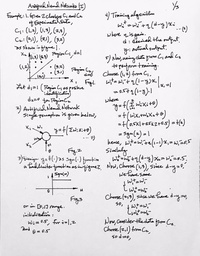
//> input picture IP120-AI-DL/2018F/2018F-7-107-Feedford1.jpg, 200 x 256 px, shrunk from 1000 x 1280 before the run
$ ./1drawContourOrientation 2018F-7-107-Feedford1.jpg   (built with g++ and OpenCV 4)
//> lines starting //> are read from the running program, lines starting //| are printed output that depends on the picture; after the words box and inside, x2 and y2 are one past the last pixel; in counts of white or black regions, pixels touching at a corner belong together
/*-------------------------------------------------------*
 * Program: findContour.cpp;  CTI One Corp. HL           *
 * Date:    Sept. 2018;                                  *
 * Purpose: Demo contour computations                    *
 * Another related program: createImage.cpp for          *
 *         the purpose of creating test pattern          *
 *         image to verify the contour computation.      *
 * Note: (1) this program reads input image and finds    *
 *       contours;                                       *
 *       (2) then it computes angle of each              *
 *       contour segment and its magnitude based         *
 *       Harry Li's definition, however this program     *
 *       implementation for angle and magnitude          *
 *       computation is unverified, YOU WILL NEED TO     *
 *       VERIFY THIS CODE FOR THAT COMPUTATION.          *
 *       (3) Compilation & build, you will have to use   *
 *       C++ 11 compiler to handle stof( )               *
 *       string to float function, just add 1st line     *
 *       to Cmakelists.txt as follows:                   *
 *                                                     　　*
 *  set(CMAKE_CXX_FLAGS "${CMAKE_CXX_FLAGS} -std=c++11") *
 *-------------------------------------------------------*/

#include <iostream>
#include <fstream>
#include <string>

#include <unistd.h> //usleep( )
#include <math.h>   //sin( )
#include "opencv2/opencv_modules.hpp"
#include "opencv2/highgui/highgui.hpp"
#include "opencv2/imgproc.hpp"
#define PI (atan(1)*4)

using namespace std;
using namespace cv;

RNG rng(12345);
template<typename Out>
void split(const std::string &s, char delim, Out result) {
    std::stringstream ss(s);
    std::string item;
    while (std::getline(ss, item, delim)) {
        *(result++) = item;
    }
}
std::vector<std::string> split(const std::string &s, char delim) {
    std::vector<std::string> elems;
    split(s, delim, std::back_inserter(elems));
    return elems;
}

void draw_orientation(float alpha_in, Size s)
{
      Mat frame_background(s.height, s.width, CV_8UC3,
		Scalar(255, 255, 255));//creat a frame with black background
      //float alpha_in;
      string line;
      Point pre_P, P, nex_P;
      float alpha, distance;

      /*********Load contours atribute from a data file*******/
      ifstream infile("contours_data.txt", ifstream::in);
      if(!infile.good()) {
        cout << "Error to read config file\n";
      }
      while(getline(infile, line, '\n')) {
	string sStr = line.substr(line.find_first_of('[')+1, line.find_first_of(']')-1);
	vector<string> vStr = split(sStr, ',');
	pre_P=P; //get previous point
        try {
	    P.x = std::stof(vStr.at(0));
	    P.y = std::stof(vStr.at(1));
	    alpha = std::stof(vStr.at(2));
	    distance = std::stof(vStr.at(3));
        } catch (const std::exception& e) {
            cout << "Error in read config file, check config file content format\n";
            infile.close();
        }
	nex_P.x = P.x + roundf(distance * cos(alpha*PI/180));//get next point,
	nex_P.y = P.y + roundf(distance * sin(alpha*PI/180));
	if (alpha >= alpha_in-0.01 && alpha <= alpha_in+0.01 ){
	    cout << "Pre, Cur, Nex Points has angle= "<< alpha_in << ": " <<
		     pre_P << " " << P << " " << nex_P << endl;
	}
	arrowedLine(frame_background, P, nex_P, Scalar(0,0,255), 1, 8);
    }
    infile.close();
    namedWindow( "79 contour_orientation", WINDOW_NORMAL );
    imshow( "79 contour_orientation", frame_background);
    imwrite( "CHAIN_APPROX_NONE.jpg", frame_background );
}

int main( int, char** argv )
{
  	Mat frame, frame_gray, frame_blur;
	Mat frame_down, frame_tmp, frame_canny;
	float alpha_in;
	frame = imread( argv[1], IMREAD_COLOR);
//> frame is the input picture: 256 rows x 200 cols, CV_8UC3; mean B, G, R 228.1, 225.2, 227.2

	if (!frame.data)
	{
	printf("No image data \n");
	return -1;
	}

      	cout << "Please enter alpha angle (Ex: 45, -45,..) : ";
      	cin >> alpha_in;
//> the answer given: 0.5
      	cout << endl;

        frame_tmp = frame;

	namedWindow("101 Display Image", WINDOW_AUTOSIZE);
	imshow("101 Display Image", frame);

	GaussianBlur( frame_tmp, frame_blur, Size( 5, 5 ), 20.0, 20.0 );
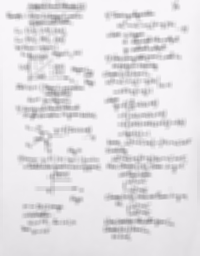
//> frame_blur: 256 rows x 200 cols, CV_8UC3; mean B, G, R 228.2, 225.3, 227.2

	Mat frame_binary, frame_blur_gray;
	cvtColor(frame_blur, frame_blur_gray, cv::COLOR_BGR2GRAY);

    	cv::Scalar mean,stddev; //0:1st channel, 1:2nd channel and 2:3rd channel
   	meanStdDev(frame_blur_gray,mean,stddev,cv::Mat());
//> mean = Scalar(226.3); stddev = Scalar(18.73)

  	threshold( frame_blur_gray, frame_binary, mean.val[0] - 0.5*stddev.val[0], 255, 0 );
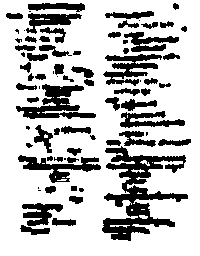
//> frame_binary: 256 rows x 200 cols, CV_8UC1; 74.8% white; 75 black regions (17 under 20 px)

	vector<vector<Point> > contours_CCOMP ;
	vector<Vec4i> hierarchy_TREE, hierarchy_CCOMP;
	vector<vector<Vec4f> > newcontours;

	findContours( frame_binary, contours_CCOMP, hierarchy_CCOMP,
                  RETR_CCOMP, CHAIN_APPROX_NONE, Point(0, 0) );
//> contours_CCOMP = 102 contours, 39 with area under 20; largest, box (x1, y1, x2, y2) and area: (0, 0, 200, 256) 50745, (101, 145, 189, 242) 3690, (15, 83, 97, 120) 1407, (102, 53, 163, 87) 1064, (17, 154, 102, 184) 1010

	Mat drawing_CCOMP = Mat::zeros( frame_binary.size(), CV_8UC3 );

	/*****orientation****/
  	for( int i = 0; i< contours_CCOMP.size(); i++ ) {
       	 Scalar color = Scalar( rng.uniform(200, 255),
                                rng.uniform(200,255), rng.uniform(200,255) );
       	 drawContours( drawing_CCOMP, contours_CCOMP, i, color, 2, 8,
                                hierarchy_CCOMP, 0, Point());
	 cout << "countour " << i << " [ne, pr, ch, pa]: "
		     << hierarchy_CCOMP [i] << endl;
     	}
//> this loop made 102 passes
//| countour 0 [ne, pr, ch, pa]: [1, -1, -1, -1]
//| countour 1 [ne, pr, ch, pa]: [2, 0, -1, -1]
//| countour 2 [ne, pr, ch, pa]: [3, 1, -1, -1]
//| countour 3 [ne, pr, ch, pa]: [4, 2, -1, -1]
//| countour 4 [ne, pr, ch, pa]: [5, 3, -1, -1]
//| countour 5 [ne, pr, ch, pa]: [6, 4, -1, -1]
//| countour 6 [ne, pr, ch, pa]: [7, 5, -1, -1]
//| countour 7 [ne, pr, ch, pa]: [8, 6, -1, -1]
//> (output is shown up to pass 8 of 102)
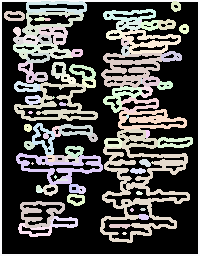
//> drawing_CCOMP: 256 rows x 200 cols, CV_8UC3; mean B, G, R 82.3, 84.1, 85.5

	imshow("134 drawing_CCOMP ", drawing_CCOMP);

	//Print out all points of hierachy_CCOMP's contours
	vector<Vec4f> vector_tmp;
	for (int i=0; i<contours_CCOMP.size(); i++) {
    	 cout << "hierarchy_CCOMP Contour has point" << i <<endl;
	 for (int j=1; j<contours_CCOMP[i].size(); j++) {
          float alpha, distance, alpha_degree;
	  cout << contours_CCOMP[i][j] << endl;
	  if((contours_CCOMP[i][j].x - contours_CCOMP[i][j-1].x)!=0) {
	    alpha = atan ((contours_CCOMP[i][j].y - contours_CCOMP[i][j-1].y)/
			 (contours_CCOMP[i][j].x - contours_CCOMP[i][j-1].x));
	    }
          else {
	   alpha = PI/2;
	   }
	  distance = sqrt (pow((contours_CCOMP[i][j].x -
			   contours_CCOMP[i][j-1].x),2) +
			   pow((contours_CCOMP[i][j].y -
			   contours_CCOMP[i][j-1].y),2));
			   alpha_degree = alpha*180/PI;
	  vector_tmp.push_back(Vec4f(contours_CCOMP[i][j-1].x,
			   contours_CCOMP[i][j-1].y,
			   alpha_degree, distance));
	  } //inner for-loop
	  newcontours.push_back(vector_tmp);
	}   //outer for-loop
//> after the loop, vector_tmp = 6218 items, first 8: [123, 233, 0, 1], [124, 233, 0, 1], [125, 233, 0, 1], [110, 225, 90, 1], [110, 226, 0, 1], [111, 226, 0, 1], [112, 226, 0, 1], [113, 226, 0, 1]; newcontours = 102 items

	std:: ofstream output_file("./contours_data.txt");
	for(size_t i=0; i<newcontours.size(); i++) {
	  cout << "contour " << " " << i <<":" <<endl;
	  for(size_t j=1; j<newcontours[i].size(); j++){
	    cout << newcontours[i][j] <<endl;
	    if(output_file.is_open()){
	    output_file <<newcontours[i][j]<<endl;
	    }
	    else {
	      cout << "Error in opening file! \n";
		}
	 } //inner for-loop
	}  //outer for-loop

	output_file.close();
	Size s = frame.size();
//> s = Size(200, 256)
	draw_orientation(alpha_in, s);

	waitKey(0);
	return 0;
}

$ run again, on IP120-AI-DL/2018F/2018F-7-107-Feedford2.jpg
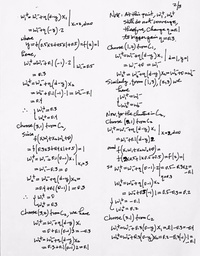
//> input picture IP120-AI-DL/2018F/2018F-7-107-Feedford2.jpg, 200 x 256 px, shrunk from 1000 x 1280 before the run
//> frame is the input picture: 256 rows x 200 cols, CV_8UC3; mean B, G, R 230.5, 227.6, 229.6
//> mean = Scalar(228.6); stddev = Scalar(20.13)
//> `threshold( frame_blur_gray, frame_binary, mean.val[0] - 0.5*stddev.val..`:
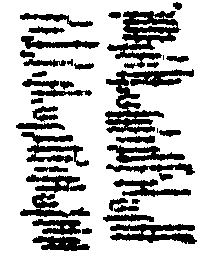
//> frame_binary: 256 rows x 200 cols, CV_8UC1; 72.6% white; 39 black regions (2 under 20 px)
//> contours_CCOMP = 62 contours, 18 with area under 20; largest, box (x1, y1, x2, y2) and area: (0, 0, 200, 256) 50745, (104, 68, 195, 135) 2432, (106, 10, 182, 70) 2328, (109, 223, 198, 245) 1259, (20, 131, 90, 168) 1126
//> the loop `for( int i = 0; i< contours_CCOMP.size(); i++ )` made 62 passes
//| countour 0 [ne, pr, ch, pa]: [1, -1, -1, -1]
//| countour 1 [ne, pr, ch, pa]: [2, 0, -1, -1]
//| countour 2 [ne, pr, ch, pa]: [3, 1, -1, -1]
//| countour 3 [ne, pr, ch, pa]: [4, 2, -1, -1]
//| countour 4 [ne, pr, ch, pa]: [5, 3, -1, -1]
//> (output is shown up to pass 5 of 62)
//> after the loop `for( int i = 0; i< contours_CCOMP.size(); i++ )`:
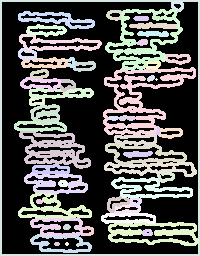
//> drawing_CCOMP: 256 rows x 200 cols, CV_8UC3; mean B, G, R 86.6, 88, 87.6
//> the loop `for (int i=0; i<contours_CCOMP.size(); i++)` made 62 passes
//| hierarchy_CCOMP Contour has point0
//| hierarchy_CCOMP Contour has point1
//| hierarchy_CCOMP Contour has point2
//| hierarchy_CCOMP Contour has point3
//| hierarchy_CCOMP Contour has point4
//> (output is shown up to pass 5 of 62)
//> after the loop `for (int i=0; i<contours_CCOMP.size(); i++)`: vector_tmp = 6362 items, first 8: [66, 243, 90, 1], [66, 244, -45, 1.41], [55, 243, 45, 1.41], [56, 244, 0, 1], [57, 244, -45, 1.41], [58, 243, 0, 1], [57, 243, 0, 1], [146, 230, -45, 1.41]; newcontours = 62 items
//> the loop `for(size_t i=0; i<newcontours.size(); i++)` made 62 passes
//| contour  0:
//| contour  1:
//| contour  2:
//| contour  3:
//| contour  4:
//> (output is shown up to pass 5 of 62)

$ run again, on IP120-AI-DL/2018F/2018F-7-107-Feedford3.jpg
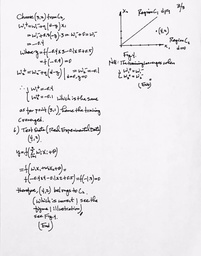
//> input picture IP120-AI-DL/2018F/2018F-7-107-Feedford3.jpg, 201 x 256 px, shrunk from 1006 x 1280 before the run
//> frame is the input picture: 256 rows x 201 cols, CV_8UC3; mean B, G, R 237, 234, 236
//> mean = Scalar(235.1); stddev = Scalar(16.63)
//> `threshold( frame_blur_gray, frame_binary, mean.val[0] - 0.5*stddev.val..`:
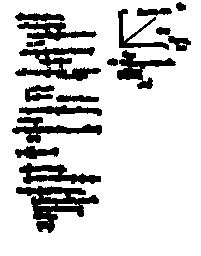
//> frame_binary: 256 rows x 201 cols, CV_8UC1; 82% white; 18 black regions
//> contours_CCOMP = 32 contours, 10 with area under 20; largest, box (x1, y1, x2, y2) and area: (0, 0, 201, 256) 51000, (15, 185, 100, 234) 1970, (14, 46, 102, 82) 1592, (18, 162, 102, 185) 1074, (11, 116, 103, 144) 1022
//> the loop `for( int i = 0; i< contours_CCOMP.size(); i++ )` made 32 passes
//| countour 0 [ne, pr, ch, pa]: [1, -1, -1, -1]
//| countour 1 [ne, pr, ch, pa]: [2, 0, -1, -1]
//| countour 2 [ne, pr, ch, pa]: [3, 1, -1, -1]
//| countour 3 [ne, pr, ch, pa]: [4, 2, -1, -1]
//| countour 4 [ne, pr, ch, pa]: [5, 3, -1, -1]
//> (output is shown up to pass 5 of 32)
//> after the loop `for( int i = 0; i< contours_CCOMP.size(); i++ )`:
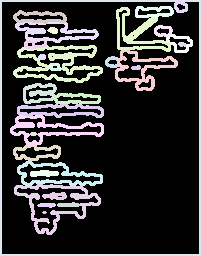
//> drawing_CCOMP: 256 rows x 201 cols, CV_8UC3; mean B, G, R 53.3, 52.7, 52.9
//> the loop `for (int i=0; i<contours_CCOMP.size(); i++)` made 32 passes
//| hierarchy_CCOMP Contour has point0
//| hierarchy_CCOMP Contour has point1
//| hierarchy_CCOMP Contour has point2
//| hierarchy_CCOMP Contour has point3
//| hierarchy_CCOMP Contour has point4
//> (output is shown up to pass 5 of 32)
//> after the loop `for (int i=0; i<contours_CCOMP.size(); i++)`: vector_tmp = 3954 items, first 8: [43, 212, 0, 1], [44, 212, 0, 1], [45, 212, 0, 1], [41, 204, -45, 1.41], [40, 205, 0, 1], [39, 205, 0, 1], [38, 205, 0, 1], [39, 205, 0, 1]
